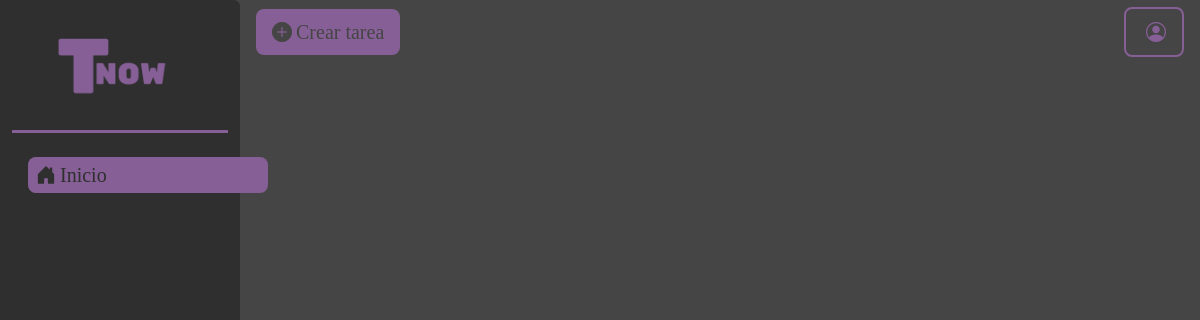
/mostrarTareas.php, run on an earlier commit of the app's database.
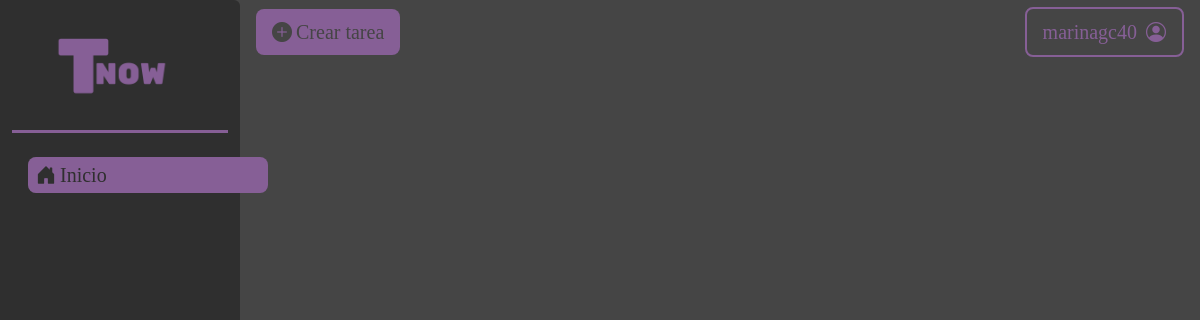
And on a later commit of the database.
### tables this page shows
CREATE TABLE `usuario` (
  `id` int NOT NULL,
  `username` varchar(30) NOT NULL,
  `email` varchar(100) NOT NULL,
  `password` varchar(16) NOT NULL
);

### get_usuario.php (called while the page is built, shortened)
<?php
$conexion = obtenerConexion();
$sql = "SELECT * FROM usuario WHERE username = 'marinagc40'";
$resultado = mysqli_query($conexion, $sql);
$usuario = $resultado->fetch_assoc();
return $usuario;
?>

### mostrarTareas.php (the view, shortened to what this page needs)
<?php
$usuario = require_once('get_usuario.php');
?>
<!DOCTYPE html>
<head>
    <link rel="stylesheet" href="src/css/style.css">
    <link href="https://cdn.jsdelivr.net/npm/bootstrap@5.3.2/dist/css/bootstrap.min.css" rel="stylesheet"
>
    <link rel="stylesheet" href="https://cdn.jsdelivr.net/npm/bootstrap-icons@1.11.3/font/bootstrap-icons.min.css">
</head>
<body>
    <section class="pantallaPrincipal">
        <sidebar class="rounded-end-2 p-0 pantallaPrincipal_sidebar">
            <nav class="navbar navbar-expand-md pantallaPrincipal_sidebar--navegacion">
                <div class="navegacionPrincipal">
                    <a class="navbar-brand align-self-center navegacionPrincipal_logo" href="#"><img
                            src="src/img/Logo_tipo2.png" class="img-fluid navegacionPrincipal_logo--logo"
                            alt="Logo"></a>
                </div>
                <div class="collapse navbar-collapse navegacionEnlaces" id="navbarNavAltMarkup">
                    <div class="navbar-nav d-flex flex-column gap-2 align-items-center">
                        <a href="index.php" class="navegacionEnlaces_background text-decoration-none">
                            <div class="navegacionEnlaces_background" id="navegacionEnlaces_active">
                                <p class="navegacionEnlaces_background--enlace fs-5 ms-2"
                                    id="navegacionEnlaces_active--enlace"><i class="bi bi-house-door-fill me-1"></i>
                                    Inicio</p>
                            </div>
                        </a>
                    </div>
                </div>
            </nav>
        </sidebar>
        <main class="pantallaPrincipal_contenido" style="min-height: 100vh;">
            <section class="pantallaPrincipal_contenido--header">
                <a href="" class="header_btnCrear fs-5" data-bs-toggle="modal" data-bs-target="#modalCrearTarea"><i
                        class="bi bi-plus-circle-fill me-1"></i>Crear tarea</a>
                <a href="" class="header_btnUsuario fs-5"><span><?php echo $usuario['username'] ?></span>
                    <i class="bi bi-person-circle ms-1 fs-5"></i></a>
            </section>
        </main>
    </section>
</body>
</html>

What changed in the data, as far as the page shows it:
added usuario: username "marinagc40"
